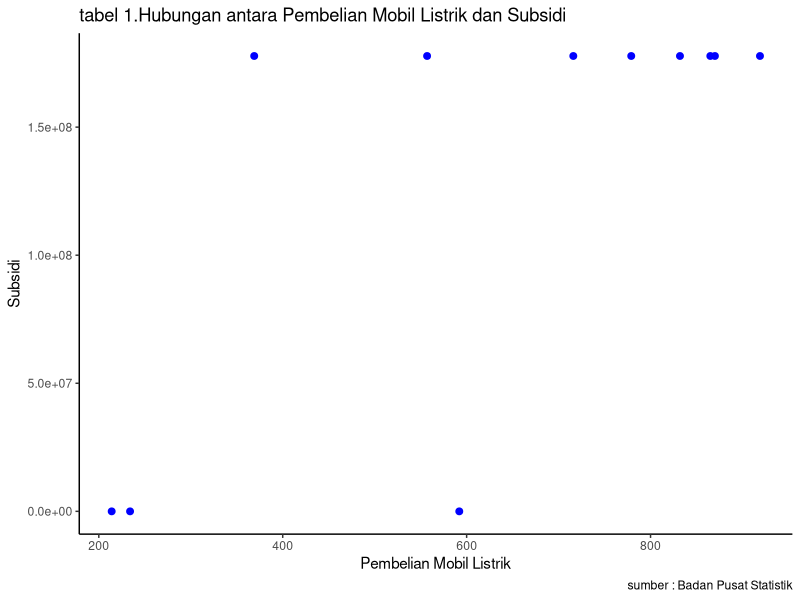

The R script that drew this image:
## ---- chunk 1
#| warning: false
#| echo: true
library("tidyverse")
library("readxl")
library("dplyr")
## ---- chunk 2
#import dataset
library(readxl)
dat<-read_excel('dat.xlsx')
head(dat)
## ---- chunk 3
library("ggplot2")
library("readxl")
library("dplyr")
ggplot(data=dat,aes(x=TP,y=S))+
  geom_point(color="blue",size=2)+
  labs(title="tabel 1.Hubungan antara Pembelian Mobil Listrik dan Subsidi",
      x="Pembelian Mobil Listrik",
      y="Subsidi",
      caption = "sumber : Badan Pusat Statistik")+
   theme_classic()
## ---- chunk 4
#import dataset
library(readxl)
dat<-read_excel('dat.xlsx')
head(dat)
## ---- chunk 5
reg1<-lm(TP~S,data=dat)
summary(reg1)
